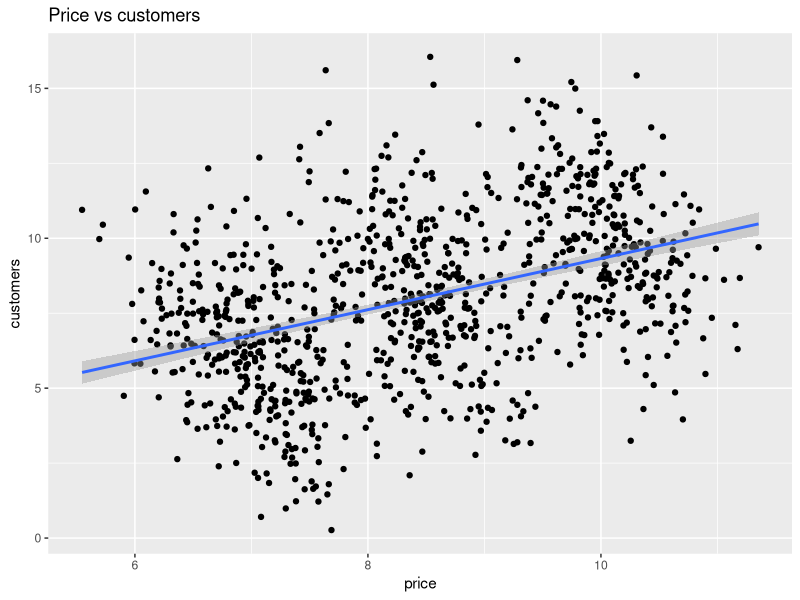
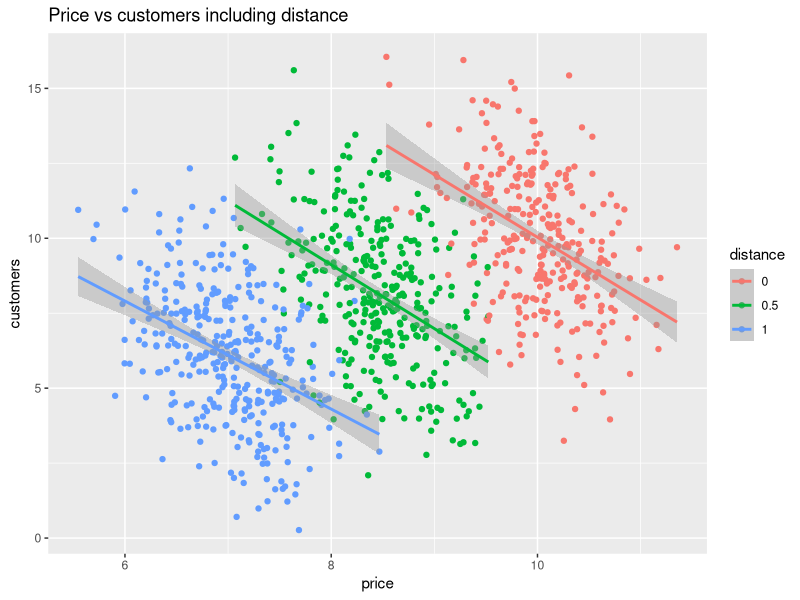

Source code (R) for these figures, in order:
## ---- chunk 1
knitr::opts_chunk$set(echo = TRUE, comment="")
## ---- chunk 2
set.seed(1234)

n = 1000

distance <- sample(c(0,0.5, 1), n, replace = TRUE)
price <- 10 - 3*distance + rnorm(n, sd = 0.5)
customers <- 30 - 2*price - 10*distance + rnorm(n, sd = 2)
## ---- chunk 3
lm(customers~price)
## ---- chunk 4
library(ggplot2)

df <- data.frame(price, distance = factor(distance), customers)

ggplot(df, aes(price, customers)) +
  geom_point() +
  ggtitle('Price vs customers') +
  geom_smooth(method='lm')
## ---- chunk 5
ggplot(df, aes(price, customers, color=distance)) +
  geom_point() +
  ggtitle('Price vs customers including distance') +
  geom_smooth(method='lm')
## ---- chunk 6
lm(customers ~ price + distance)
## ---- chunk 7
lm(customers~distance)
